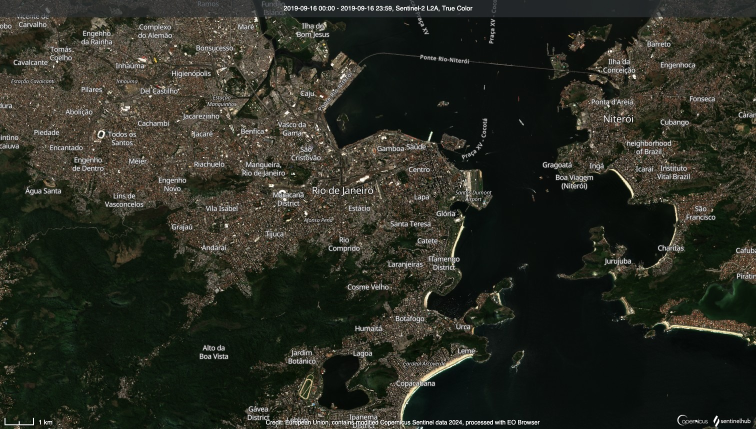
#> input picture lab4/Sentinel-2_L2A_True_Color_Brazil.jpg, 1512 x 858 px (shown at 1/2 size)
$ jupyter execute task1.ipynb
#> lines starting #> are read from the running program, lines starting #| are printed output that depends on the picture
# Lab work №4

[cell 1]
import cv2
import numpy as np
from matplotlib import pyplot as plt

class ImproveImage():
    def __init__(self, img_name: str) -> None:
#> called with img_name = 'Sentinel-2_L2A_True_Color_Brazil.jpg'
        self.image_name = img_name
        self.image = cv2.imread(img_name)
#> self.image is the input picture: shape (858, 1512, 3); mean B, G, R 35.5, 44.7, 42.8
        self.image_black_white = cv2.imread(img_name, 0)
#> self.image_black_white: shape (858, 1512); min 0, max 255, mean 43.1


    def show_image(self, size=(700, 600)):
#> called with size = (700, 600)
        img = cv2.resize(self.image, size)
        cv2.imshow(self.image_name, img)
        cv2.waitKey(0)
        cv2.destroyAllWindows()

    def show_default_image_hist(self):
        plt.hist(self.image.ravel(), 256, [0, 256])
        plt.show()
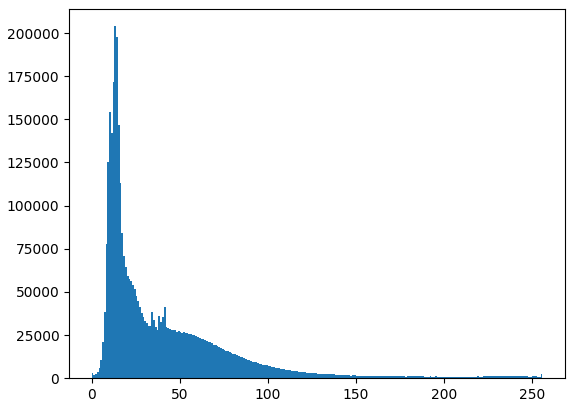
#> figure drawn by matplotlib, 1 panel; tallest bar 203949 high, from x = 13 to 14

    def plot_hist_with_mask(self, x1, x2, y1, y2):
#> called with x1 = 300, x2 = 500, y1 = 500, y2 = 700
        img = self.image
        mask = np.zeros(img.shape[:2], np.uint8)
        mask[x1:x2, y1:y2] = 255
        hist_default = cv2.calcHist([img], [0], None, [256], [0, 256])
#> hist_default = 256 values, max 113300 at index 13, min 122 at index 254, mean 5067.6
        hist_with_mask = cv2.calcHist([img], [0], mask, [256], [0, 256])
#> hist_with_mask = 256 values, max 593 at index 44, min 0 at index 252, mean 156.2

        mask_image = cv2.bitwise_and(img, img, mask=mask)

        plt.subplot(221)
        plt.imshow(mask_image, 'gray')
        plt.subplot(222)
        plt.plot(hist_default)
        plt.plot(hist_with_mask)
        plt.xlim([0, 256])
        plt.show()
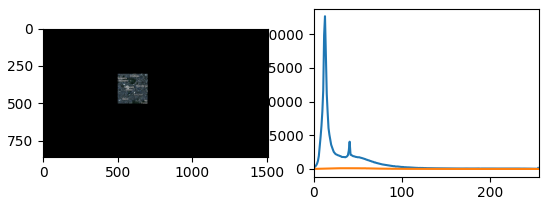
#> figure drawn by matplotlib, 2 panels; B, G, R data is drawn as R, G, B; panel 2: curve peaks at x = 13, y = 113300; panel 2: curve peaks at x = 44, y = 593

    def norm_build_hist(self, range):
#> called with range = (60, 80)
        normalized_img = cv2.normalize(self.image_black_white, None, range[0], range[1], cv2.NORM_MINMAX)
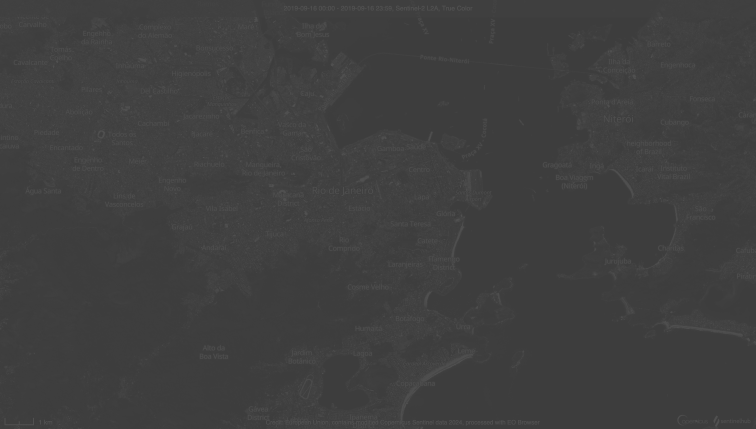
#> normalized_img: shape (858, 1512) (shown at 1/2 size); min 60, max 80, mean 63.4
        equalize = cv2.equalizeHist(normalized_img)
        res = np.hstack((self.image_black_white, equalize))
        hist = cv2.calcHist([equalize], [0], None, [256], [0, 256])
#> hist = 256 values, max 479403 at index 94, min 0 at index 1, mean 5067.6

        plt.subplot(221)
        plt.imshow(res)
        plt.subplot(222)
        plt.plot(hist)
        plt.xlim([0, 256])
        plt.show()
#> figure, not shown here; panel 2: curve peaks at x = 94, y = 479403

        return res

    def save_to_file(self, result, name="result.jpg"):
        cv2.imwrite(name, result)

[cell 2]
improve = ImproveImage('Sentinel-2_L2A_True_Color_Brazil.jpg')
improve.show_image()
improve.show_default_image_hist()
improve.plot_hist_with_mask(300, 500, 500, 700)
improve.plot_hist_with_mask(500, 700, 0, 300)

[cell 3]
normed_result = improve.norm_build_hist((60, 80))

[cell 4]
normed_result = improve.norm_build_hist((68, 70))
#> call 2 of norm_build_hist, with range = (68, 70)
#> in norm_build_hist (call 2), `res = np.hstack((self.image_black_white, equalize))`:
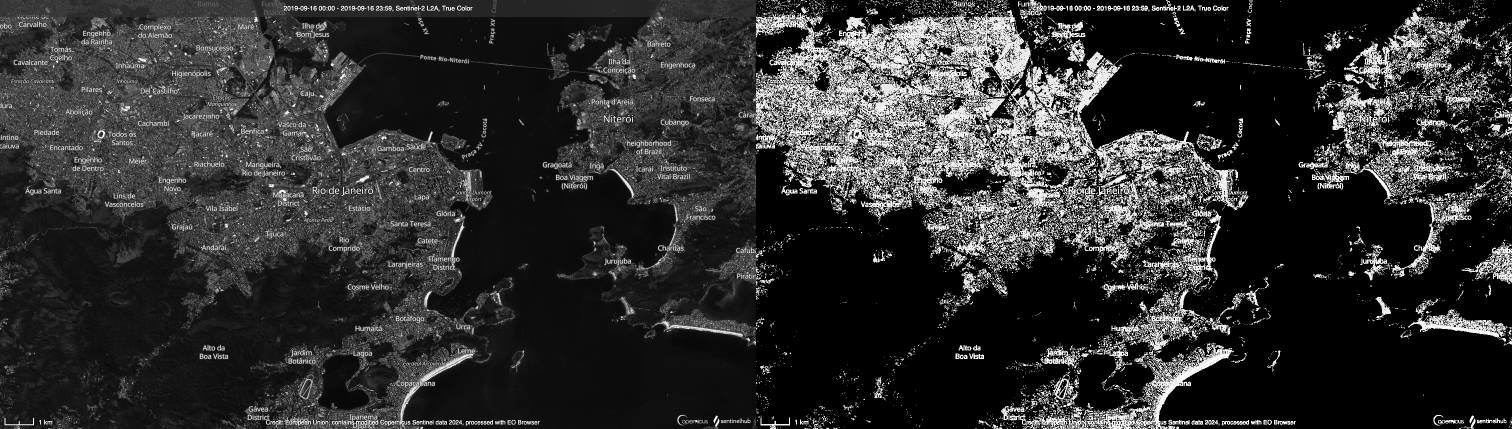
#> res: shape (858, 3024) (shown at 1/2 size); min 0, max 255, mean 47
#> in norm_build_hist (call 2), `hist = cv2.calcHist([equalize], [0], None, [256], [0, 256])`: hist = 256 values, max 1017012 at index 0, min 0 at index 1, mean 5067.6
improve.save_to_file(normed_result, 'Sentinel-2_L2A_True_Color_Brazil_Result.jpg')

[cell 5]
slovenia = ImproveImage('Sentinel-2_L2A_True_Color_Slovenia.jpg')
#> call 2 of __init__, with img_name = 'Sentinel-2_L2A_True_Color_Slovenia.jpg'
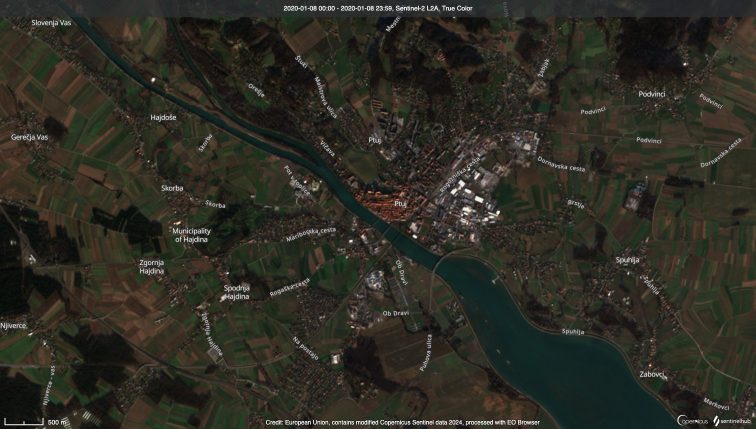
#> input picture lab4/Sentinel-2_L2A_True_Color_Slovenia.jpg, 1512 x 858 px (shown at 1/2 size)
#> in __init__, self.image is the input picture: shape (858, 1512, 3); mean B, G, R 35.8, 44.8, 45.7
normed_result = slovenia.norm_build_hist((68, 70))
#> call 3 of norm_build_hist, with range = (68, 70)
#> in norm_build_hist (call 3), `res = np.hstack((self.image_black_white, equalize))`:
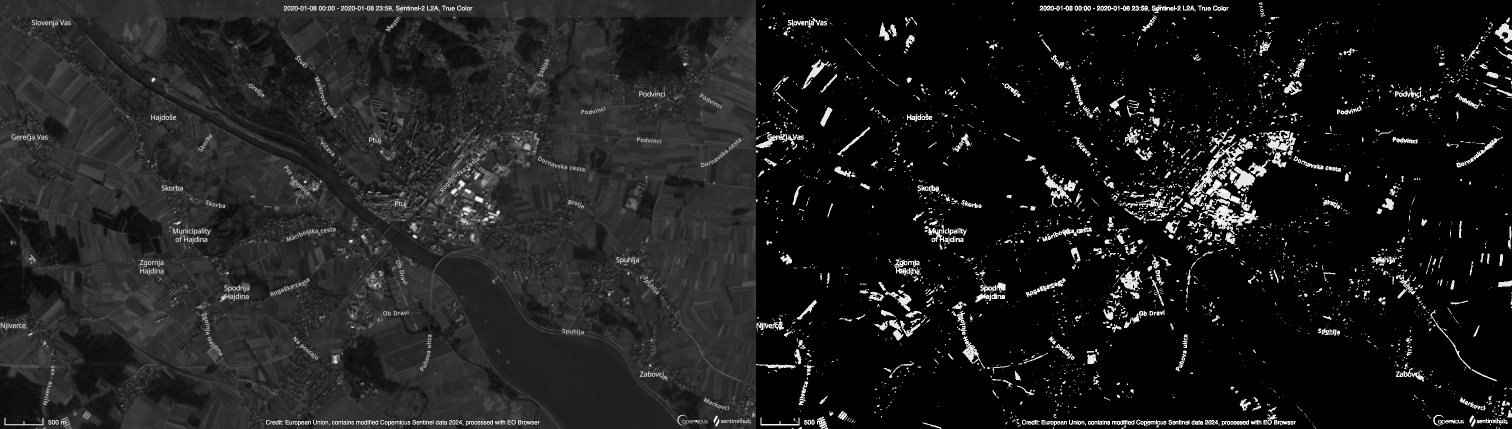
#> res: shape (858, 3024) (shown at 1/2 size); min 0, max 255, mean 29.2
#> in norm_build_hist (call 3), `hist = cv2.calcHist([equalize], [0], None, [256], [0, 256])`: hist = 256 values, max 1216984 at index 0, min 0 at index 1, mean 5067.6
improve.save_to_file(normed_result, 'Sentinel-2_L2A_True_Color_Slovenia_Result.jpg')

[cell 6]
hawaii = ImproveImage('Sentinel-2_L2A_True_Color_Hawaii.jpg')
#> call 3 of __init__, with img_name = 'Sentinel-2_L2A_True_Color_Hawaii.jpg'
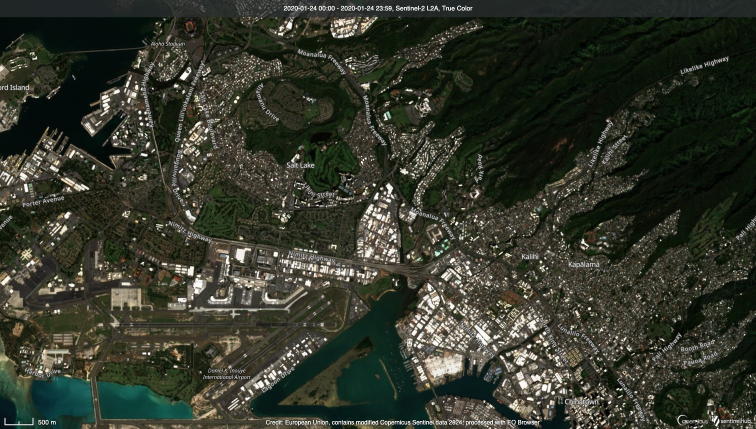
#> input picture lab4/Sentinel-2_L2A_True_Color_Hawaii.jpg, 1512 x 858 px (shown at 1/2 size)
#> in __init__, self.image is the input picture: shape (858, 1512, 3); mean B, G, R 43.5, 55.5, 51.8
normed_result = hawaii.norm_build_hist((68, 70))
#> call 4 of norm_build_hist, with range = (68, 70)
#> in norm_build_hist (call 4), `equalize = cv2.equalizeHist(normalized_img)`:
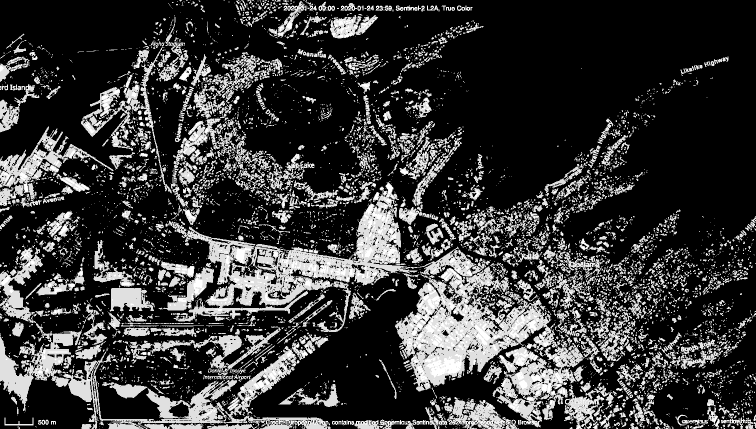
#> equalize: shape (858, 1512) (shown at 1/2 size); min 0, max 255, mean 57
#> in norm_build_hist (call 4), `res = np.hstack((self.image_black_white, equalize))`:
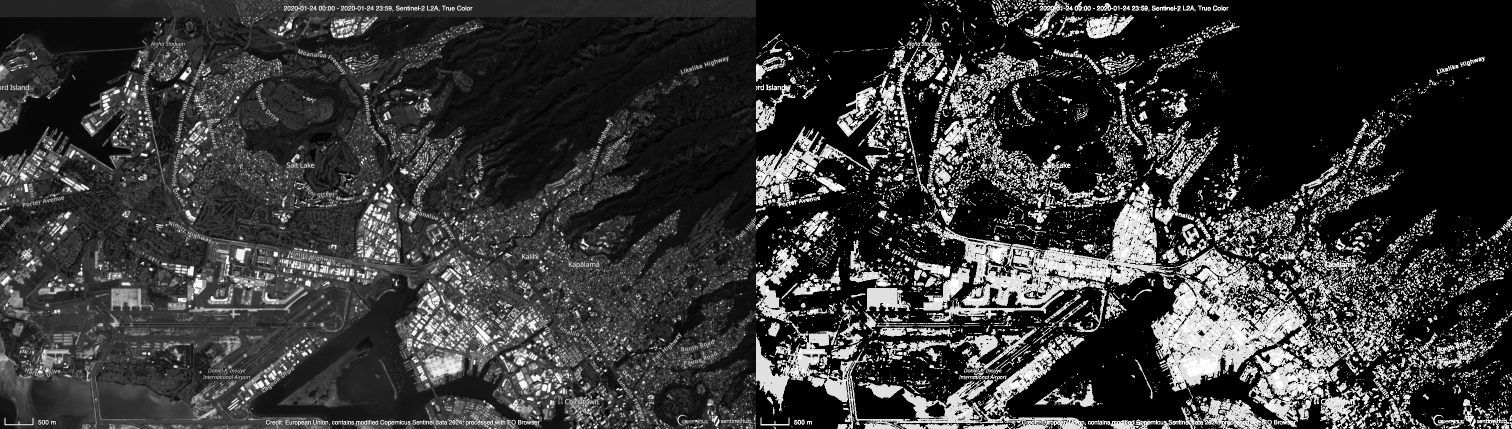
#> res: shape (858, 3024) (shown at 1/2 size); min 0, max 255, mean 55
#> in norm_build_hist (call 4), `hist = cv2.calcHist([equalize], [0], None, [256], [0, 256])`: hist = 256 values, max 972566 at index 0, min 0 at index 1, mean 5067.6
#> in norm_build_hist (call 4), `plt.show()`:
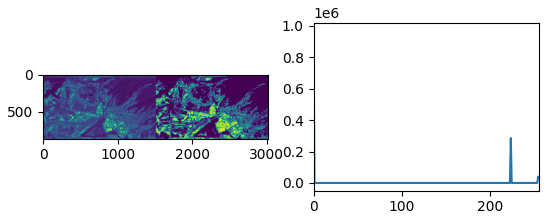
#> figure drawn by matplotlib, 2 panels; panel 2: curve peaks at x = 0, y = 972566
